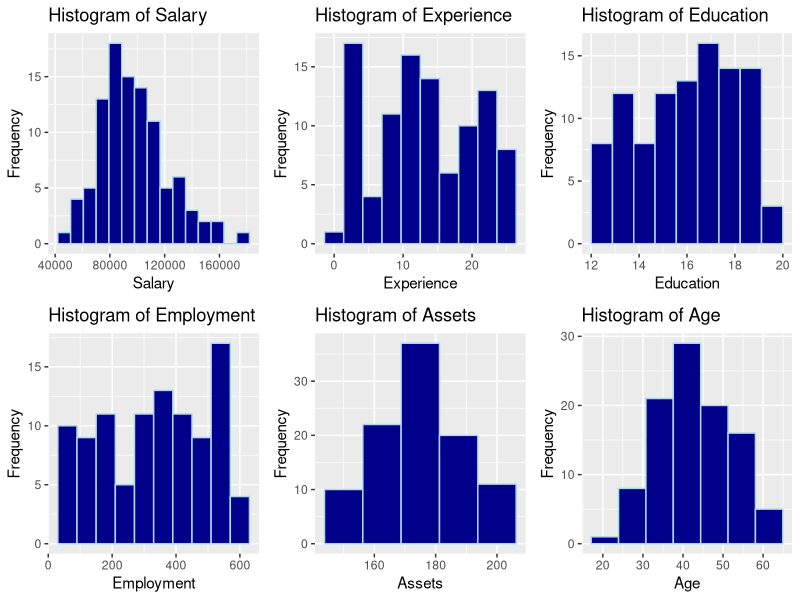
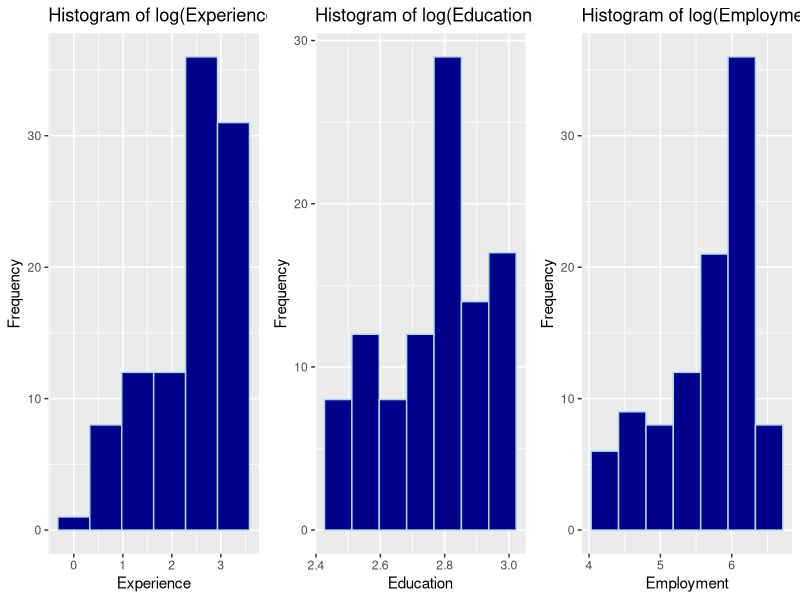
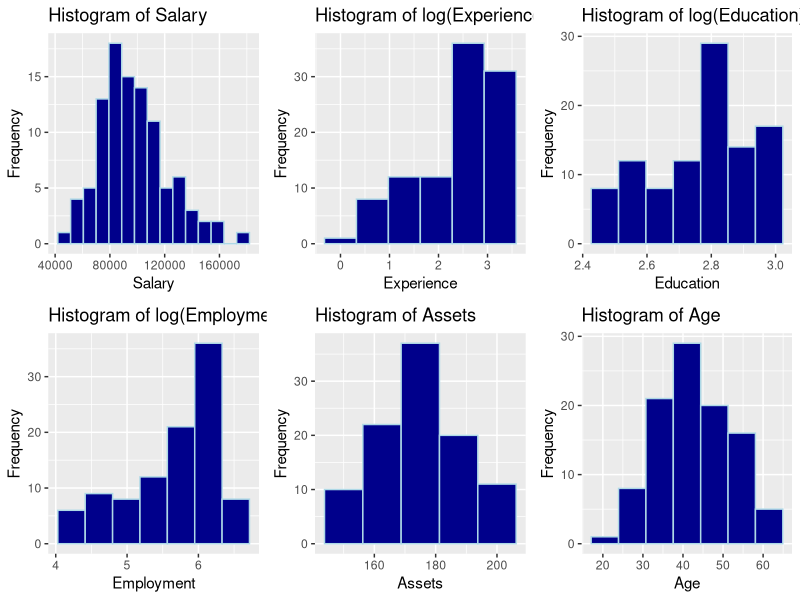
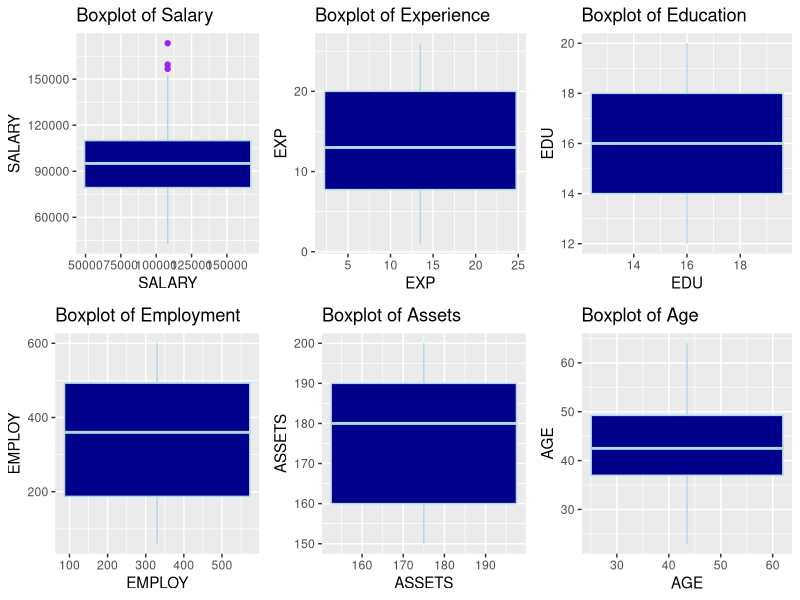

The R source for these figures, in order:
setwd("~/Desktop/My_Applications/Guide to Statistical Modeling using R")

# Installing required libraries

library(ggplot2) # Visualization package - built according to Edward Tufte's guidelines
library(gridExtra) # Required to attach plots together

# Loading data
dat <- read.csv('./data/EXECSAL.csv', header = TRUE)

# Getting an overview of the data

dim(dat) # Size: Rows, Columns
str(dat) # column names, variable types
head(dat) # View first 6 rows of the data
tail(dat) # View the last 6 rows of the data

# Examining the distribution of the quantitative variables

hist1 <- ggplot(dat, aes(SALARY)) + 
        geom_histogram(bins = 15, fill = "darkblue", col = "lightblue") + 
        ggtitle("Histogram of Salary") +
        labs(x = "Salary", y = "Frequency")

hist2 <- ggplot(dat, aes(EXP)) + 
        geom_histogram(bins = 10, fill = "darkblue", col = "lightblue") + 
        ggtitle("Histogram of Experience") +
        labs(x = "Experience", y = "Frequency")

hist3 <- ggplot(dat, aes(EDU)) + 
        geom_histogram(bins = 10, fill = "darkblue", col = "lightblue") + 
        ggtitle("Histogram of Education") +
        labs(x = "Education", y = "Frequency")

hist4 <- ggplot(dat, aes(EMPLOY)) + 
        geom_histogram(bins = 10, fill = "darkblue", col = "lightblue") + 
        ggtitle("Histogram of Employment") +
        labs(x = "Employment", y = "Frequency")

hist5 <- ggplot(dat, aes(ASSETS)) + 
        geom_histogram(bins = 5, fill = "darkblue", col = "lightblue") + 
        ggtitle("Histogram of Assets") +
        labs(x = "Assets", y = "Frequency")

hist6 <- ggplot(dat, aes(AGE)) + 
        geom_histogram(bins = 7, fill = "darkblue", col = "lightblue") + 
        ggtitle("Histogram of Age") +
        labs(x = "Age", y = "Frequency")

grid.arrange(hist1, hist2, hist3, hist4, hist5, hist6, ncol = 3)

# Experience, Education and Employment variable transformation

hist22 <- ggplot(dat, aes(log(EXP))) + 
        geom_histogram(bins = 6, fill = "darkblue", col = "lightblue") + 
        ggtitle("Histogram of log(Experience)") +
        labs(x = "Experience", y = "Frequency")

hist33 <- ggplot(dat, aes(log(EDU))) + 
        geom_histogram(bins = 7, fill = "darkblue", col = "lightblue") + 
        ggtitle("Histogram of log(Education)") +
        labs(x = "Education", y = "Frequency")

hist44 <- ggplot(dat, aes(log(EMPLOY))) + 
        geom_histogram(bins = 7, fill = "darkblue", col = "lightblue") + 
        ggtitle("Histogram of log(Employment)") +
        labs(x = "Employment", y = "Frequency")

grid.arrange(hist22, hist33, hist44, ncol = 3)

grid.arrange(hist1, hist22, hist33, hist44, hist5, hist6, ncol = 3)

# Outliers Detection

box1 <- ggplot(dat, aes(SALARY, group = 1)) + 
        geom_boxplot(aes(y=SALARY), fill = "darkblue", col = "lightblue", outlier.colour = "purple") + 
        ggtitle("Boxplot of Salary")

box2 <- ggplot(dat, aes(EXP, group = 1)) + 
        geom_boxplot(aes(y=EXP), fill = "darkblue", col = "lightblue", outlier.colour = "purple") + 
        ggtitle("Boxplot of Experience")

box3 <- ggplot(dat, aes(EDU, group = 1)) + 
        geom_boxplot(aes(y=EDU), fill = "darkblue", col = "lightblue", outlier.colour = "purple") + 
        ggtitle("Boxplot of Education") 

box4 <- ggplot(dat, aes(EMPLOY, group = 1)) + 
        geom_boxplot(aes(y=EMPLOY), fill = "darkblue", col = "lightblue", outlier.colour = "purple") + 
        ggtitle("Boxplot of Employment")

box5 <- ggplot(dat, aes(ASSETS, group = 1)) + 
        geom_boxplot(aes(y=ASSETS), fill = "darkblue", col = "lightblue", outlier.colour = "purple") + 
        ggtitle("Boxplot of Assets")

box6 <- ggplot(dat, aes(AGE, group = 1)) + 
        geom_boxplot(aes(y=AGE), fill = "darkblue", col = "lightblue", outlier.colour = "purple") + 
        ggtitle("Boxplot of Age")

grid.arrange(box1, box2, box3, box4, box5, box6, ncol = 3)
